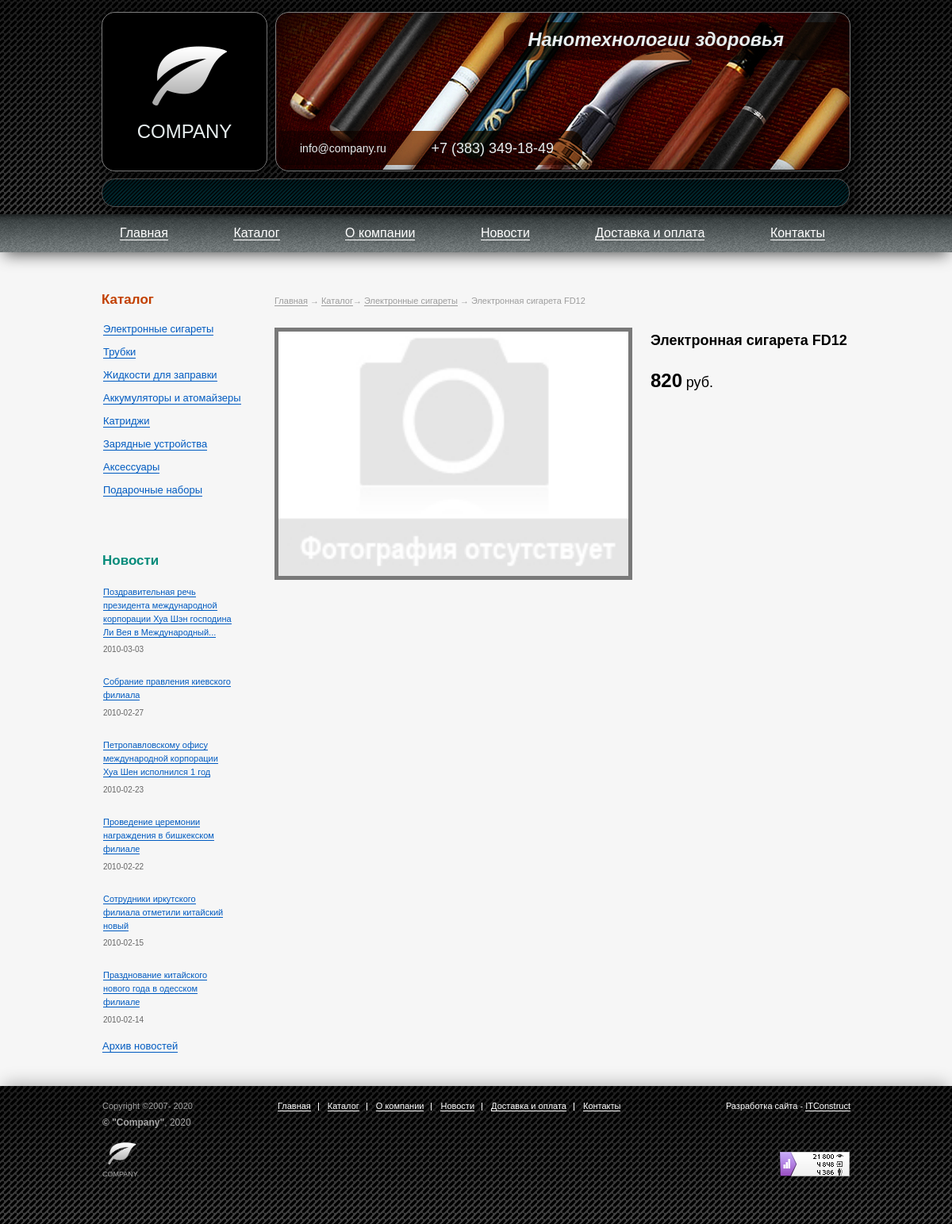
Before: /elsig.site/product.php?id=1 with the older database file.
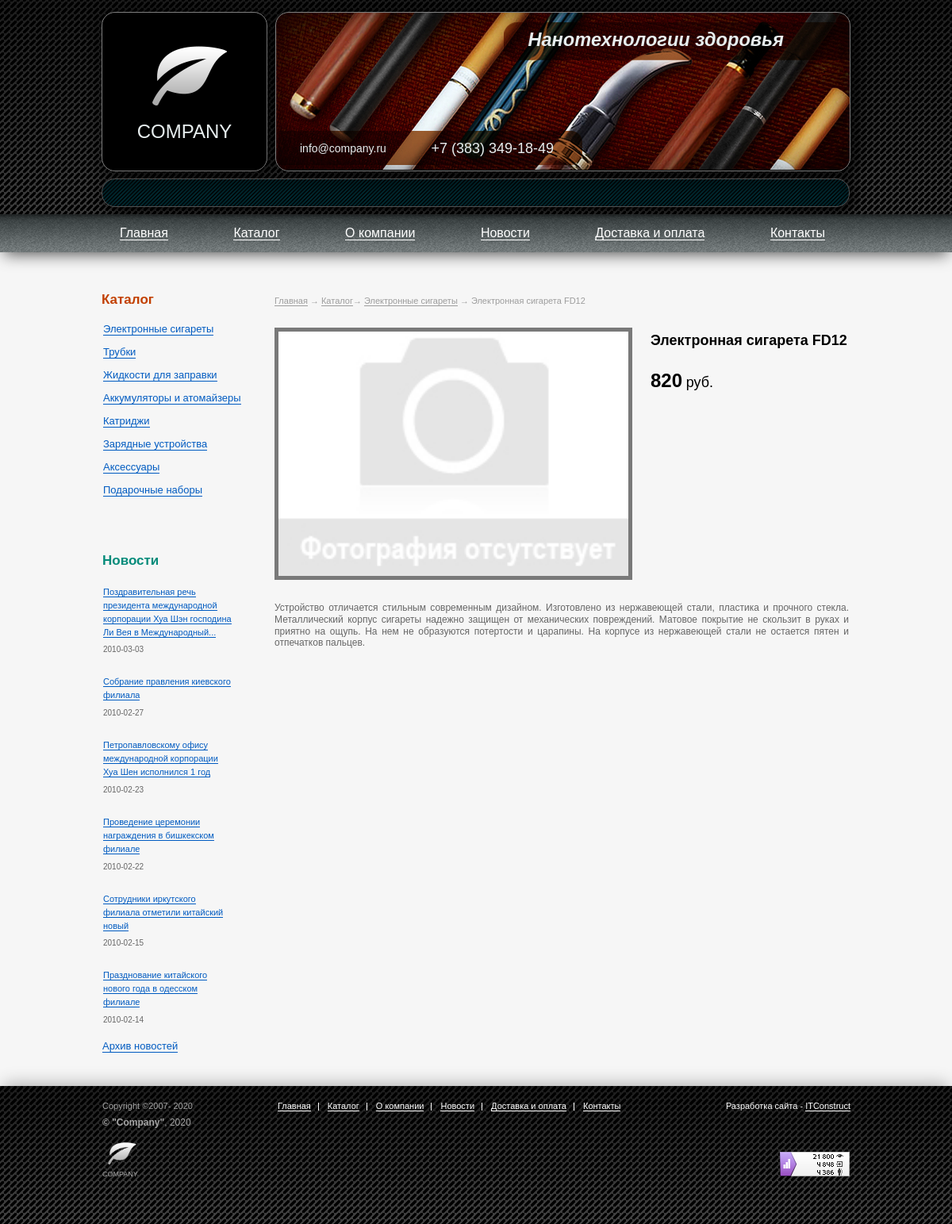
After: the same page with the newer database file.
### tables this page shows
CREATE TABLE Product (
	id INT AUTO_INCREMENT PRIMARY KEY NOT NULL,
	name VARCHAR(255) NOT NULL,
	image VARCHAR(255),
    	price FLOAT NOT NULL,
    	description TEXT,
    	main_category INT NOT NULL,
	FOREIGN KEY (main_category) REFERENCES Category (id) ON DELETE CASCADE ON UPDATE CASCADE
);

### elsig.site/application/models/product.php (called while the page is built, shortened)
<?php
require 'includes/lib.php';
function clearInt($data){
    return abs((int)$data);
}
$id = clearInt($_GET['id']);
$sql = "SELECT * FROM Product WHERE id = $id";
$res = mysqli_query($link, $sql);
if ($_GET["cat_id"])
{
    $cat_id = $_GET["cat_id"];
    $sql_cat = "SELECT c.id, c.name FROM Category c WHERE id = $cat_id";
    $res_cat = mysqli_query($link, $sql_cat);
}
else
{
    $sql_cat = "SELECT c.id, c.name FROM Category c JOIN product_category pc ON c.id = pc.category_id JOIN product p ON pc.product_id = p.id WHERE (p.main_category = c.id) AND (p.id = $id)";
    $res_cat = mysqli_query($link, $sql_cat);
}

### elsig.site/product.php (the view)
<?php include 'template_header.php' ?>
<div class="content content__product">
    <div class="wrapper content__wrapper">
        <main class="inside-content">
            <nav class="bread-crumbs-container product__bread-crumbs">
                <ul class="bread-crumbs">
                <?php
                    include 'application/models/product.php';
                    if ($res)
                    {
                        foreach ($res as $prod)
                        {
                            echo '<li class="bread-crumb"><a class="bread-crumb__link" href="index.php">Главная</a></li>
                                    <li class="bread-crumb"><a class="bread-crumb__link" href="catalog.php">Каталог</a></li>';
                            foreach ($res_cat as $row)
                                echo '<li class="bread-crumb"><a class="bread-crumb__link" href="catalog.php?cat_id='. $row["id"] .'">'. $row["name"] .'</a></li>
                                        <li class="bread-crumb bread-crumb_current">'. $prod["name"] .'</li>
                                    </ul>
                                </nav>';
                        if ($prod["image"] == '')
                        {
                            $prod["image"] = 'img/category-none.jpg';
                        }
                        echo '<section class="product">
                                <h1 class="product__info-block-part product__headline">' . $prod["name"] . '</h1>
                                <img class="product__image" src="' . $prod["image"] . '"alt="Упс! Здесь было фото сигареты, но теперь его нет :(">
                                <span class="good-price good_price product__info-block-part product__info-price">' . $prod["price"] . ' <small class="good-price__currency">руб.</small></span>
                                <article class="product__description">
                                    ' . $prod["description"] . '
                                </article>
                            </section>';
                        }
                    }
                ?>
        </main>
        <?php include_once 'sidebar.php' ?>
    </div>
</div>
<?php include 'template_footer.php' ?>

Changed rows visible on the page:
changed product "Электронная сигарета FD12": description (not shown) → "Устройство отличается стильным современным дизайном. Изготовлено из нержавеющей стали, пластика и прочного стекла. Металлический корпус сигареты надежно защищен от механических повреждений. Матовое покрытие не скользит в руках и приятно на ощупь. На нем не образуются потертости и царапины. На корпусе из нержавеющей стали не остается пятен и отпечатков пальцев."
